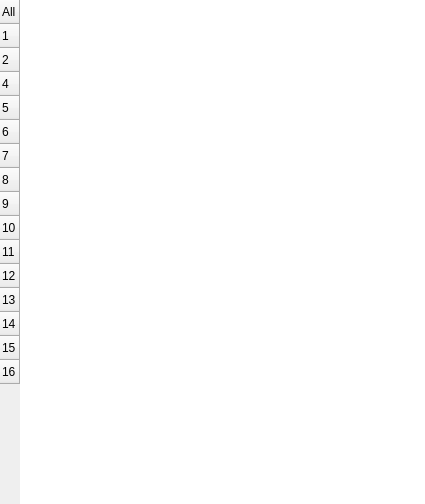
<?xml version="1.0" encoding="UTF-8"?>
<ui version="4.0">
 <class>FormColorLengend</class>
 <widget class="QWidget" name="FormColorLengend">
  <property name="geometry">
   <rect>
    <x>0</x>
    <y>0</y>
    <width>425</width>
    <height>504</height>
   </rect>
  </property>
  <property name="windowTitle">
   <string>Form</string>
  </property>
  <property name="styleSheet">
   <string notr="true"/>
  </property>
  <layout class="QGridLayout" name="gridLayout">
   <property name="leftMargin">
    <number>0</number>
   </property>
   <property name="topMargin">
    <number>0</number>
   </property>
   <property name="rightMargin">
    <number>0</number>
   </property>
   <property name="bottomMargin">
    <number>0</number>
   </property>
   <property name="horizontalSpacing">
    <number>0</number>
   </property>
   <item row="0" column="0">
    <widget class="QTableWidget" name="tableWidget">
     <property name="styleSheet">
      <string notr="true"/>
     </property>
     <property name="frameShape">
      <enum>QFrame::NoFrame</enum>
     </property>
     <property name="frameShadow">
      <enum>QFrame::Plain</enum>
     </property>
     <property name="midLineWidth">
      <number>1</number>
     </property>
     <property name="verticalScrollBarPolicy">
      <enum>Qt::ScrollBarAlwaysOff</enum>
     </property>
     <property name="horizontalScrollBarPolicy">
      <enum>Qt::ScrollBarAlwaysOff</enum>
     </property>
     <property name="editTriggers">
      <set>QAbstractItemView::NoEditTriggers</set>
     </property>
     <property name="alternatingRowColors">
      <bool>false</bool>
     </property>
     <property name="selectionMode">
      <enum>QAbstractItemView::SingleSelection</enum>
     </property>
     <property name="gridStyle">
      <enum>Qt::NoPen</enum>
     </property>
     <property name="sortingEnabled">
      <bool>false</bool>
     </property>
     <property name="wordWrap">
      <bool>false</bool>
     </property>
     <property name="cornerButtonEnabled">
      <bool>false</bool>
     </property>
     <attribute name="horizontalHeaderVisible">
      <bool>false</bool>
     </attribute>
     <attribute name="horizontalHeaderDefaultSectionSize">
      <number>24</number>
     </attribute>
     <attribute name="horizontalHeaderMinimumSectionSize">
      <number>24</number>
     </attribute>
     <attribute name="verticalHeaderDefaultSectionSize">
      <number>24</number>
     </attribute>
     <attribute name="verticalHeaderMinimumSectionSize">
      <number>24</number>
     </attribute>
     <row>
      <property name="text">
       <string>All</string>
      </property>
     </row>
     <row>
      <property name="text">
       <string>1</string>
      </property>
     </row>
     <row>
      <property name="text">
       <string>2</string>
      </property>
     </row>
     <row>
      <property name="text">
       <string>4</string>
      </property>
     </row>
     <row>
      <property name="text">
       <string>5</string>
      </property>
     </row>
     <row>
      <property name="text">
       <string>6</string>
      </property>
     </row>
     <row>
      <property name="text">
       <string>7</string>
      </property>
     </row>
     <row>
      <property name="text">
       <string>8</string>
      </property>
     </row>
     <row>
      <property name="text">
       <string>9</string>
      </property>
     </row>
     <row>
      <property name="text">
       <string>10</string>
      </property>
     </row>
     <row>
      <property name="text">
       <string>11</string>
      </property>
     </row>
     <row>
      <property name="text">
       <string>12</string>
      </property>
     </row>
     <row>
      <property name="text">
       <string>13</string>
      </property>
     </row>
     <row>
      <property name="text">
       <string>14</string>
      </property>
     </row>
     <row>
      <property name="text">
       <string>15</string>
      </property>
     </row>
     <row>
      <property name="text">
       <string>16</string>
      </property>
     </row>
    </widget>
   </item>
  </layout>
 </widget>
 <resources/>
 <connections/>
</ui>
